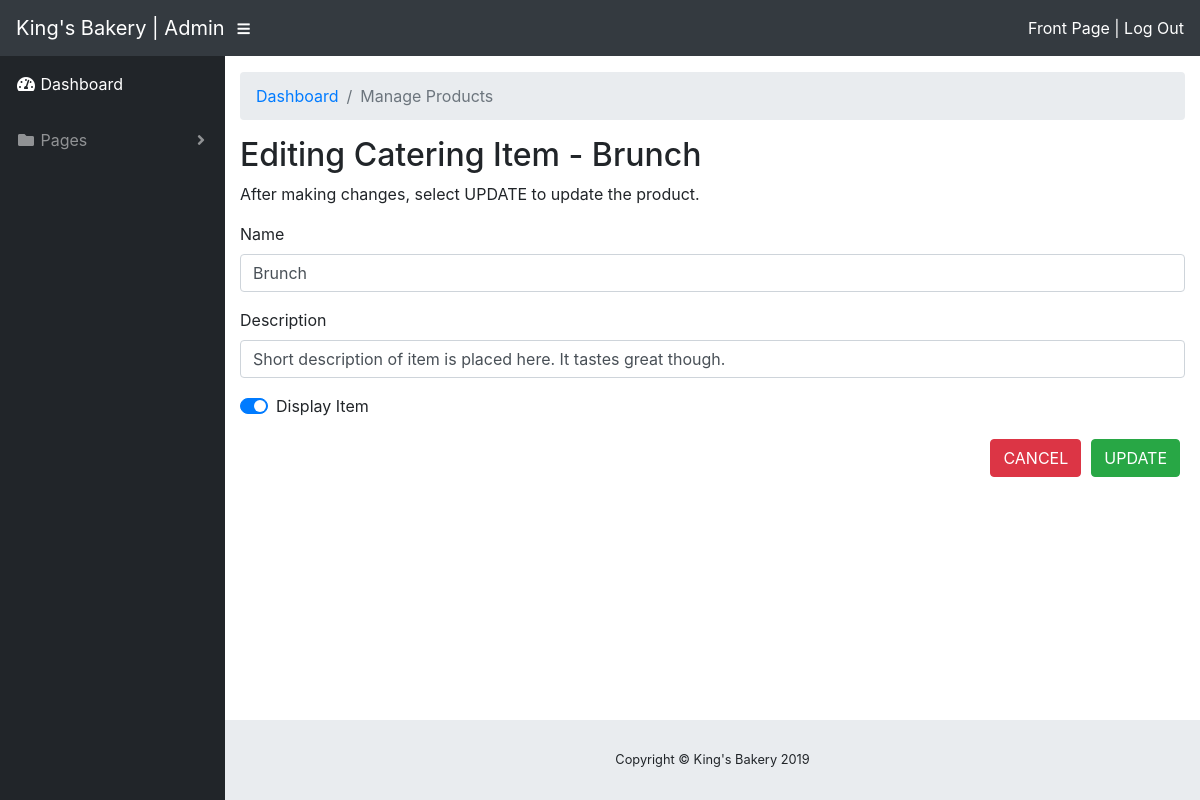
Page /admin/products.php?edit=1&id=1&page=catering (signed in) on the committed database.
### tables this page shows
CREATE TABLE `catering` (
  `id` int(11) NOT NULL,
  `name` varchar(128) NOT NULL,
  `description` varchar(255) NOT NULL,
  `image` varchar(255) DEFAULT NULL,
  `isFeatured` tinyint(1) NOT NULL DEFAULT 1
);

### admin/products.php (the view, shortened to what this page needs)
<?php
function getEdit($conn) {
    $id = $_GET['id'];
    $page = $_GET['page'];
    $sql = "SELECT * FROM $page WHERE id = $id";
    $result = $conn->query($sql);
    $row = $result->fetch_assoc();
    ?>
    <div class="w3-container w3-animate-left">
    <h2>Editing <?=ucfirst($page);?> Item - <?=$row['name'];?></h2>
    <p>After making changes, select UPDATE to update the product.</p>
    <form action="<?=$page;?>.php" method="post">
        <div class="form-row">
            <div class="form-group col-md-12">
                <label for="name">Name</label>
                <input name='name' type="text" class="form-control" id="name" aria-describedby="nameHelp" value='<?=$row['name']?>' required/>
            </div>
        </div>
        <div class="form-row">
            <div class="form-group col-md-12">
                <label for="description">Description</label>
                <input name='description' type="text" class="form-control" id="description" value='<?=$row['description']?>' required/>
            </div>
        </div>
        <div class="form-row">
            <div class="form-group col-md-12">
                <div class="custom-control custom-switch">
                    <label class="custom-control-label" for="isFeatured">Display Item</label>
                </div>
            </div>
        </div>
        <button type="submit" class="btn btn-success float-right" style="margin:5px;">UPDATE</button>
        <button type="button" class="btn btn-danger float-right"  onclick="location.href='<?=$page;?>.php'" style="margin:5px;">CANCEL</button>
    </form>
    </div>
<?php } ?>
<?php include('includes/header.php'); ?>
    <div id="content-wrapper">
      <div class="container-fluid">
        <ol class="breadcrumb">
          <li class="breadcrumb-item">
            <a href="index.php">Dashboard</a>
          </li>
          <li class="breadcrumb-item active">Manage Products</li>
        </ol>
       <?php if(isset($_GET['edit'])){ getEdit($conn); }?>
      </div>
<?php include('includes/footer.php'); ?>

### rows in the picture
catering: name "Brunch", description "Short description of item is placed here. It tastes great though."

### other values in the picture
$page "Catering"
